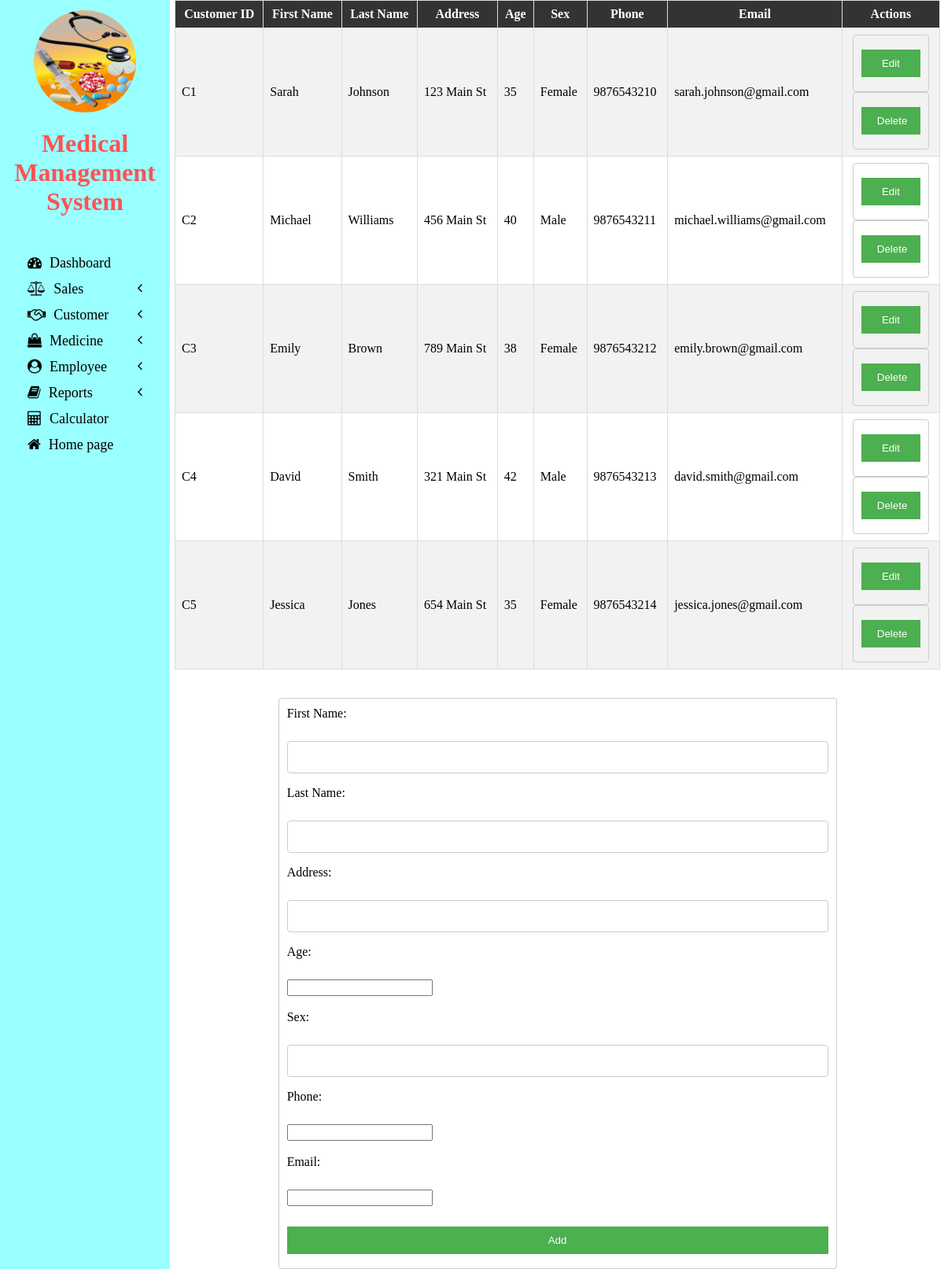
The page /employee/manage_customer.php on the database its author committed.
### tables this page shows
create table CUSTOMER
(
    C_ID varchar(6),
    C_Fname varchar(30) not NULL,
    C_Lname varchar(30) not NULL,
    C_Address varchar(30) not NULL,
    C_Age int(11) not NULL,
    C_Sex varchar(6) not NULL,
    C_Phone decimal(10,0) not NULL unique,
    C_Mail varchar(40) not NULL unique,
    primary key(C_ID)
);

### employee/manage_customer.php (the view, shortened to what this page needs)
  <head>
  </head>
<link rel="stylesheet" href="manage.css" type="text/css">
<div class = "rightbox">
<?php
$conn = mysqli_connect('localhost', 'root', '', 'medical');
$c_id = "";
$c_fname = "";
$c_lname = "";
$c_address = "";
$c_age = "";
$c_sex = "";
$c_phone = "";
$c_mail = "";
$select_query = "SELECT * FROM CUSTOMER";
$result = mysqli_query($conn, $select_query);
?>
<table>
  <tr>
    <th>Customer ID</th>
    <th>First Name</th>
    <th>Last Name</th>
    <th>Address</th>
    <th>Age</th>
    <th>Sex</th>
    <th>Phone</th>
    <th>Email</th>
    <th>Actions</th>
  </tr>
  <?php while ($row = mysqli_fetch_assoc($result)) { ?>
  <tr>
    <td><?php echo $row['C_ID']; ?></td>
    <td><?php echo $row['C_Fname']; ?></td>
    <td><?php echo $row['C_Lname']; ?></td>
    <td><?php echo $row['C_Address']; ?></td>
    <td><?php echo $row['C_Age']; ?></td>
    <td><?php echo $row['C_Sex']; ?></td>
    <td><?php echo $row['C_Phone']; ?></td>
    <td><?php echo $row['C_Mail']; ?></td>
    <td>
      <form method="post" action="<?php echo htmlspecialchars($_SERVER["PHP_SELF"]);?>">
        <button type="submit" class="btn" name="edit">Edit</button>
      </form>
      <form method="post" action="<?php echo htmlspecialchars($_SERVER["PHP_SELF"]);?>">
        <button type="submit" class="btn" name="delete" onclick="return confirm('Are you sure you want to delete this record?');">Delete</button>
      </form>
    </td>
  </tr>
  <?php }
  ?>
</table>
<br><br>
<form method="post" action="<?php echo htmlspecialchars($_SERVER["PHP_SELF"]);?>">
<label for="c_fname">First Name:</label><br>
<input type="text" id="c_fname" name="c_fname" value="<?php echo $c_fname; ?>"><br>
<label for="c_lname">Last Name:</label><br>
<input type="text" id="c_lname" name="c_lname" value="<?php echo $c_lname; ?>"><br>
<label for="c_address">Address:</label><br>
<input type="text" id="c_address" name="c_address" value="<?php echo $c_address; ?>"><br>
<label for="c_age">Age:</label><br>
<input type="number" id="c_age" name="c_age" value="<?php echo $c_age; ?>"><br><br>
<label for="c_sex">Sex:</label><br>
<input type="text" id="c_sex" name="c_sex" value="<?php echo $c_sex; ?>"><br>
<label for="c_phone">Phone:</label><br>
<input type="number" id="c_phone" name="c_phone" value="<?php echo $c_phone; ?>"><br><br>
<label for="c_mail">Email:</label><br>
<input type="email" id="c_mail" name="c_mail" value="<?php echo $c_mail; ?>"><br><br>
<?php if ($c_id != "") { ?>
  <button type="submit" name="save_changes">Update</button>
<?php } else { ?>
  <button type="submit" name="add" style="background-color: #4CAF50;color: white;padding: 10px 20px;margin: 8px 0;border: none;cursor: pointer;width: 100%;">Add</button>
<?php } ?>
</form>
</div>

### employee/sidenav/sidenav.css (style rules this page uses)
.rightbox { float:right; width:81.9%; height:100%; }
.sidenav { width: 18%; height: 100%; background-color: #99ffff; position: fixed; z-index: 1; flex: 1 0 auto; }
.card { width: 100%; height: 100%; top: 0; border-radius: 0; background-color: #99ffff; }
.logo img { display: block; margin-left: auto; margin-right: auto; width: 60%; padding-top: 6%; }
.logo .logo-caption { font-family: 'Poiret One', cursive; color: black; text-align: center; margin-bottom: 20%; }
.logo .tweak { color: #ff5252; font-weight: bold; }
.main-menu-item { padding: 6px 35px; cursor: pointer; }
.main-menu-item > a { color: black; text-decoration: none; font-size: 18px; }
.main-menu-item > a > span { margin-left: 10px; }

### employee/manage.css (style rules this page uses)
table { width: 99%; margin: 0 auto; border-collapse: collapse; }
th, td { border: 1px solid #ddd; padding: 8px; }
tr:nth-child(even) { background-color: #f2f2f2; }
th { background-color: #333; color: white; }
button.btn { background-color: #4CAF50; color: white; padding: 10px 20px; margin: 8px 0; border: none; cursor: pointer; width: 100%; }
form { width: 70%; margin: 0 auto; text-align: left; background-color: #ffffe6; padding: 10px; border: 1px solid #ccc; border-radius: 4px; }
label { display: block; margin-bottom: 8px; }
input[type="text"], input[type="date"], select { width: 100%; padding: 12px; border: 1px solid #ccc; border-radius: 4px; box-sizing: border-box; margin-bottom: 16px; resize: vertical; }

### rows shown on the page
customer: C_ID "C1", C_Fname "Sarah", C_Lname "Johnson", C_Address "123 Main St", C_Age "35", C_Sex "Female", C_Phone "9876543210", C_Mail "sarah.johnson@gmail.com"
customer: C_ID "C2", C_Fname "Michael", C_Lname "Williams", C_Address "456 Main St", C_Age "40", C_Sex "Male", C_Phone "9876543211", C_Mail "michael.williams@gmail.com"
customer: C_ID "C3", C_Fname "Emily", C_Lname "Brown", C_Address "789 Main St", C_Age "38", C_Sex "Female", C_Phone "9876543212", C_Mail "emily.brown@gmail.com"
customer: C_ID "C4", C_Fname "David", C_Lname "Smith", C_Address "321 Main St", C_Age "42", C_Sex "Male", C_Phone "9876543213", C_Mail "david.smith@gmail.com"
customer: C_ID "C5", C_Fname "Jessica", C_Lname "Jones", C_Address "654 Main St", C_Age "35", C_Sex "Female", C_Phone "9876543214", C_Mail "jessica.jones@gmail.com"
